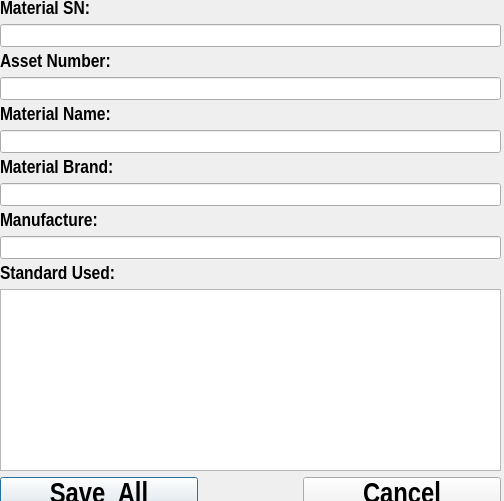
<?xml version="1.0" encoding="UTF-8"?>
<ui version="4.0">
 <class>addNewItem</class>
 <widget class="QDialog" name="addNewItem">
  <property name="windowModality">
   <enum>Qt::WindowModal</enum>
  </property>
  <property name="geometry">
   <rect>
    <x>0</x>
    <y>0</y>
    <width>504</width>
    <height>501</height>
   </rect>
  </property>
  <property name="font">
   <font>
    <family>Arial</family>
    <pointsize>10</pointsize>
    <weight>75</weight>
    <bold>true</bold>
   </font>
  </property>
  <property name="windowTitle">
   <string>Add new Materials</string>
  </property>
  <property name="layoutDirection">
   <enum>Qt::LeftToRight</enum>
  </property>
  <property name="sizeGripEnabled">
   <bool>false</bool>
  </property>
  <property name="modal">
   <bool>true</bool>
  </property>
  <widget class="QWidget" name="verticalLayoutWidget">
   <property name="geometry">
    <rect>
     <x>0</x>
     <y>0</y>
     <width>501</width>
     <height>514</height>
    </rect>
   </property>
   <layout class="QVBoxLayout" name="verticalLayout">
    <item>
     <widget class="QLabel" name="label_SN">
      <property name="font">
       <font>
        <family>Arial Narrow</family>
        <pointsize>14</pointsize>
       </font>
      </property>
      <property name="text">
       <string>Material SN:</string>
      </property>
     </widget>
    </item>
    <item>
     <widget class="QLineEdit" name="lineEdit_MaterialSN"/>
    </item>
    <item>
     <widget class="QLabel" name="label_AssetNum">
      <property name="font">
       <font>
        <family>Arial Narrow</family>
        <pointsize>14</pointsize>
       </font>
      </property>
      <property name="text">
       <string>Asset Number:</string>
      </property>
     </widget>
    </item>
    <item>
     <widget class="QLineEdit" name="lineEdit_AssetNum"/>
    </item>
    <item>
     <widget class="QLabel" name="label_Name">
      <property name="font">
       <font>
        <family>Arial Narrow</family>
        <pointsize>14</pointsize>
       </font>
      </property>
      <property name="text">
       <string>Material Name:</string>
      </property>
     </widget>
    </item>
    <item>
     <widget class="QLineEdit" name="lineEdit__MaterialName"/>
    </item>
    <item>
     <widget class="QLabel" name="label_Brand">
      <property name="font">
       <font>
        <family>Arial Narrow</family>
        <pointsize>14</pointsize>
       </font>
      </property>
      <property name="text">
       <string>Material Brand:</string>
      </property>
     </widget>
    </item>
    <item>
     <widget class="QLineEdit" name="lineEdit_MaterialBrand"/>
    </item>
    <item>
     <widget class="QLabel" name="label_Mfr">
      <property name="font">
       <font>
        <family>Arial Narrow</family>
        <pointsize>14</pointsize>
       </font>
      </property>
      <property name="text">
       <string>Manufacture:</string>
      </property>
     </widget>
    </item>
    <item>
     <widget class="QLineEdit" name="lineEdit_Manufacture"/>
    </item>
    <item>
     <widget class="QLabel" name="label_Std">
      <property name="font">
       <font>
        <family>Arial Narrow</family>
        <pointsize>14</pointsize>
       </font>
      </property>
      <property name="text">
       <string>Standard Used:</string>
      </property>
     </widget>
    </item>
    <item>
     <widget class="QTextEdit" name="textEdit_StandardUsed"/>
    </item>
    <item>
     <layout class="QHBoxLayout" name="horizontalLayout" stretch="2,1,2">
      <item>
       <widget class="QPushButton" name="pushButton_SaveAll">
        <property name="font">
         <font>
          <family>Arial Narrow</family>
          <pointsize>22</pointsize>
         </font>
        </property>
        <property name="text">
         <string>Save  All</string>
        </property>
       </widget>
      </item>
      <item>
       <spacer name="horizontalSpacer">
        <property name="orientation">
         <enum>Qt::Horizontal</enum>
        </property>
        <property name="sizeHint" stdset="0">
         <size>
          <width>40</width>
          <height>20</height>
         </size>
        </property>
       </spacer>
      </item>
      <item>
       <widget class="QPushButton" name="pushButton">
        <property name="maximumSize">
         <size>
          <width>16777215</width>
          <height>600</height>
         </size>
        </property>
        <property name="font">
         <font>
          <family>Arial Narrow</family>
          <pointsize>22</pointsize>
         </font>
        </property>
        <property name="text">
         <string>Cancel</string>
        </property>
       </widget>
      </item>
     </layout>
    </item>
   </layout>
  </widget>
 </widget>
 <resources/>
 <connections/>
</ui>
